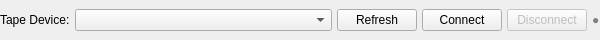
<?xml version="1.0" encoding="UTF-8"?>
<!--
 QLTOTapeMan - Qt-based LTO Tape Manager

 Copyright (c) 2026 Jeffrey ZHU (zhxsh1225@gmail.com)
 https://github.com/Gypsop/QLTOTapeMan
-->
<ui version="4.0">
 <class>DeviceSelectWidget</class>
 <widget class="QWidget" name="DeviceSelectWidget">
  <property name="geometry">
   <rect>
    <x>0</x>
    <y>0</y>
    <width>600</width>
    <height>40</height>
   </rect>
  </property>
  <layout class="QHBoxLayout" name="mainLayout">
   <property name="leftMargin">
    <number>0</number>
   </property>
   <property name="topMargin">
    <number>0</number>
   </property>
   <property name="rightMargin">
    <number>0</number>
   </property>
   <property name="bottomMargin">
    <number>0</number>
   </property>
   <property name="spacing">
    <number>5</number>
   </property>

   <item>
    <widget class="QLabel" name="lblDevice">
     <property name="text">
      <string>Tape Device:</string>
     </property>
    </widget>
   </item>

   <item>
    <widget class="QComboBox" name="deviceCombo">
     <property name="minimumWidth">
      <number>300</number>
     </property>
     <property name="sizePolicy">
      <sizepolicy hsizetype="Expanding" vsizetype="Fixed">
       <horstretch>1</horstretch>
       <verstretch>0</verstretch>
      </sizepolicy>
     </property>
    </widget>
   </item>

   <item>
    <widget class="QPushButton" name="refreshButton">
     <property name="text">
      <string>Refresh</string>
     </property>
    </widget>
   </item>

   <item>
    <widget class="QPushButton" name="connectButton">
     <property name="text">
      <string>Connect</string>
     </property>
    </widget>
   </item>

   <item>
    <widget class="QPushButton" name="disconnectButton">
     <property name="text">
      <string>Disconnect</string>
     </property>
     <property name="enabled">
      <bool>false</bool>
     </property>
    </widget>
   </item>

   <item>
    <widget class="QLabel" name="statusLabel">
     <property name="text">
      <string>●</string>
     </property>
     <property name="styleSheet">
      <string>color: gray;</string>
     </property>
    </widget>
   </item>
  </layout>
 </widget>
 <resources/>
 <connections/>
</ui>
